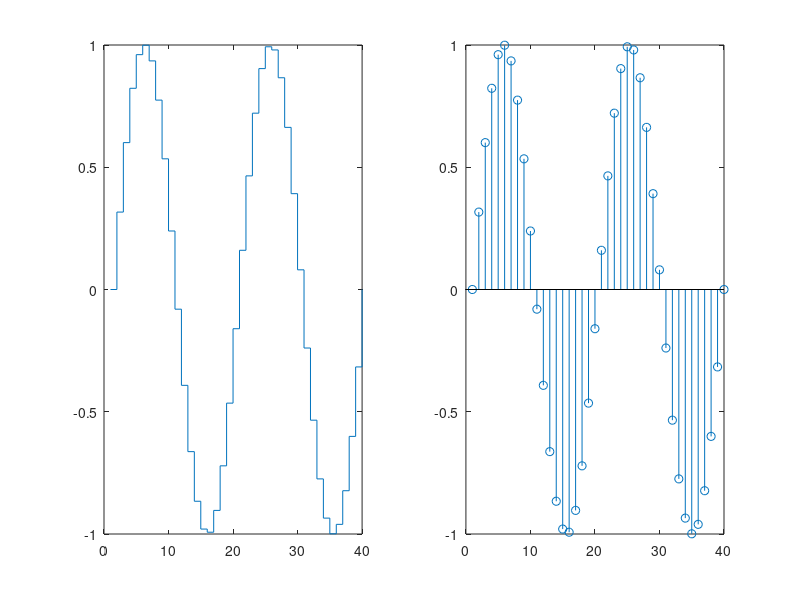

Recreate this plot in MATLAB.
% 06 11
% Stairs And Stem Charts
clc
clear

x = linspace(0, 4 * pi, 40);
y = sin(x);

subplot(1, 2, 1);
stairs(y);

subplot(1, 2, 2);
stem(y);
